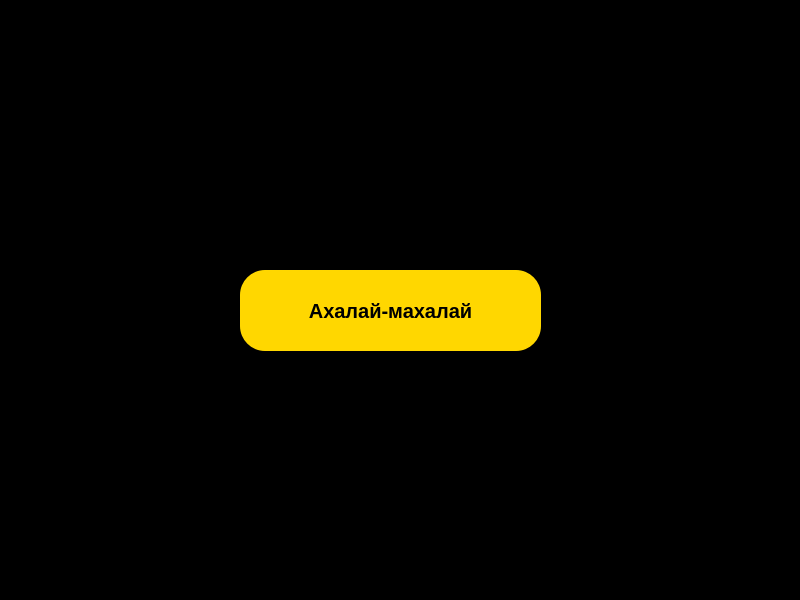
<?xml version="1.0" encoding="UTF-8"?>
<ui version="4.0">
 <class>MainWindow</class>
 <widget class="QMainWindow" name="MainWindow">
  <property name="geometry">
   <rect>
    <x>0</x>
    <y>0</y>
    <width>800</width>
    <height>600</height>
   </rect>
  </property>
  <property name="palette">
   <palette>
    <active>
     <colorrole role="Base">
      <brush brushstyle="SolidPattern">
       <color alpha="255">
        <red>255</red>
        <green>255</green>
        <blue>255</blue>
       </color>
      </brush>
     </colorrole>
     <colorrole role="Window">
      <brush brushstyle="SolidPattern">
       <color alpha="255">
        <red>0</red>
        <green>0</green>
        <blue>0</blue>
       </color>
      </brush>
     </colorrole>
    </active>
    <inactive>
     <colorrole role="Base">
      <brush brushstyle="SolidPattern">
       <color alpha="255">
        <red>255</red>
        <green>255</green>
        <blue>255</blue>
       </color>
      </brush>
     </colorrole>
     <colorrole role="Window">
      <brush brushstyle="SolidPattern">
       <color alpha="255">
        <red>0</red>
        <green>0</green>
        <blue>0</blue>
       </color>
      </brush>
     </colorrole>
    </inactive>
    <disabled>
     <colorrole role="Base">
      <brush brushstyle="SolidPattern">
       <color alpha="255">
        <red>0</red>
        <green>0</green>
        <blue>0</blue>
       </color>
      </brush>
     </colorrole>
     <colorrole role="Window">
      <brush brushstyle="SolidPattern">
       <color alpha="255">
        <red>0</red>
        <green>0</green>
        <blue>0</blue>
       </color>
      </brush>
     </colorrole>
    </disabled>
   </palette>
  </property>
  <property name="windowTitle">
   <string>MainWindow</string>
  </property>
  <property name="styleSheet">
   <string notr="true"/>
  </property>
  <widget class="QWidget" name="centralwidget">
   <widget class="QPushButton" name="pushButton">
    <property name="geometry">
     <rect>
      <x>240</x>
      <y>270</y>
      <width>301</width>
      <height>81</height>
     </rect>
    </property>
    <property name="styleSheet">
     <string notr="true">background-color: rgb(255, 215, 0);
border-radius: 25px;
font-weight: bold;
font-size: 20px</string>
    </property>
    <property name="text">
     <string>Ахалай-махалай</string>
    </property>
   </widget>
  </widget>
 </widget>
 <resources/>
 <connections/>
</ui>
